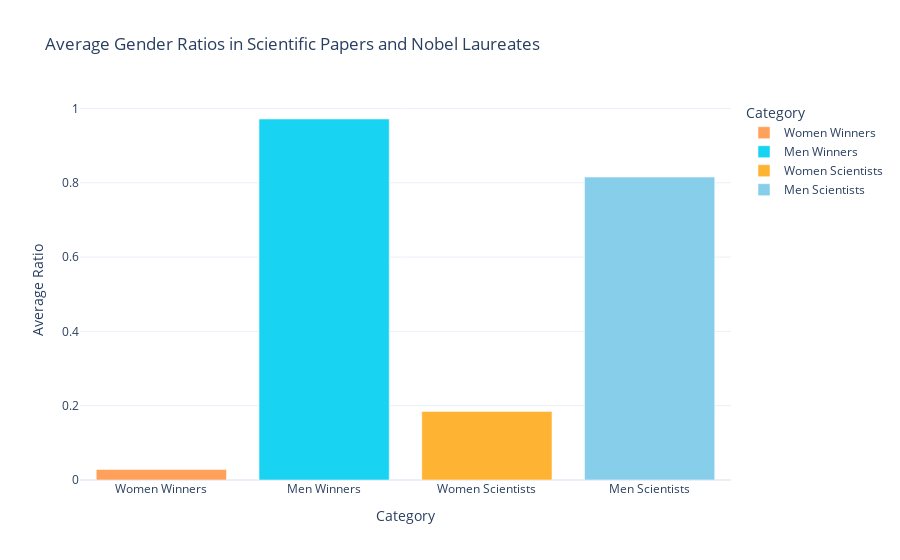

The notebook cell this image was saved under:
### Code cell
# Calculate average ratios over time
average_ratios_df = merged_df.mean().to_frame(name='Average').T
average_ratios_df = average_ratios_df.drop(columns='year')
display(average_ratios_df)

# Create a bar chart for average ratios
fig_avg = px.bar(
    average_ratios_df.melt(var_name='Category', value_name='Average Ratio'),
    x='Category',
    y='Average Ratio',
    title='Average Gender Ratios in Scientific Papers and Nobel Laureates',
    color='Category',
    color_discrete_map=custom_colors
)
fig_avg.update_layout(template='plotly_white')
fig_avg.show()

### Figure 1 — Plotly figure (JSON) as saved in the notebook; plotly's stock layout.template omitted (floating-point values rounded to 4 significant figures)
{"data": [{"alignmentgroup": "True", "hovertemplate": "Category=%{x}<br>Average Ratio=%{y}<extra></extra>", "legendgroup": "Women Winners", "marker": {"color": "#FFA15A", "pattern": {"shape": ""}}, "name": "Women Winners", "offsetgroup": "Women Winners", "orientation": "v", "showlegend": true, "textposition": "auto", "type": "bar", "x": ["Women Winners"], "xaxis": "x", "y": [0.02838], "yaxis": "y"}, {"alignmentgroup": "True", "hovertemplate": "Category=%{x}<br>Average Ratio=%{y}<extra></extra>", "legendgroup": "Men Winners", "marker": {"color": "#19d3f3", "pattern": {"shape": ""}}, "name": "Men Winners", "offsetgroup": "Men Winners", "orientation": "v", "showlegend": true, "textposition": "auto", "type": "bar", "x": ["Men Winners"], "xaxis": "x", "y": [0.9716], "yaxis": "y"}, {"alignmentgroup": "True", "hovertemplate": "Category=%{x}<br>Average Ratio=%{y}<extra></extra>", "legendgroup": "Women Scientists", "marker": {"color": "#ffb333", "pattern": {"shape": ""}}, "name": "Women Scientists", "offsetgroup": "Women Scientists", "orientation": "v", "showlegend": true, "textposition": "auto", "type": "bar", "x": ["Women Scientists"], "xaxis": "x", "y": [0.1846], "yaxis": "y"}, {"alignmentgroup": "True", "hovertemplate": "Category=%{x}<br>Average Ratio=%{y}<extra></extra>", "legendgroup": "Men Scientists", "marker": {"color": "#87ceeb", "pattern": {"shape": ""}}, "name": "Men Scientists", "offsetgroup": "Men Scientists", "orientation": "v", "showlegend": true, "textposition": "auto", "type": "bar", "x": ["Men Scientists"], "xaxis": "x", "y": [0.8154], "yaxis": "y"}], "layout": {"barmode": "relative", "legend": {"title": {"text": "Category"}, "tracegroupgap": 0}, "title": {"text": "Average Gender Ratios in Scientific Papers and Nobel Laureates"}, "xaxis": {"anchor": "y", "categoryarray": ["Women Winners", "Men Winners", "Women Scientists", "Men Scientists"], "categoryorder": "array", "domain": [0, 1], "title": {"text": "Category"}}, "yaxis": {"anchor": "x", "domain": [0, 1], "title": {"text": "Average Ratio"}}}}
